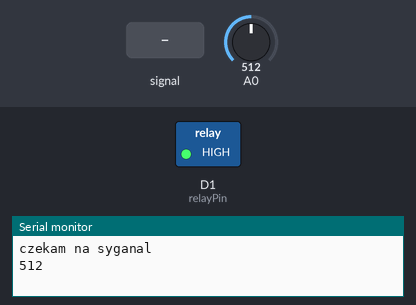
Recording of a sketch running on a simulated ESP8266 (NodeMCU). Parts: switched loads named in the sketch (green lamp = pin HIGH), the last lines printed to the serial monitor. The inputs (shaded band) are chosen by the test bench; at power-on: A0 = 512.

Above: at 1.2 s.
1.3 s: A0 fed a 200 Hz sine of ±81 counts around its level
At 3.7 s:
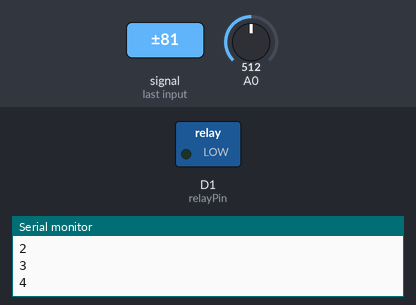
4.3 s: A0 set to 484
At 7.9 s:
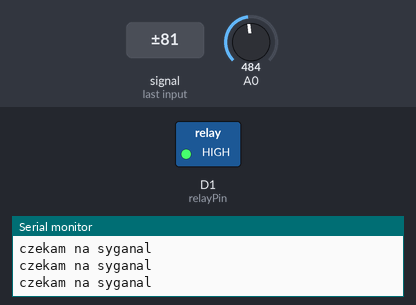
Timing chart, 0 to 9.4 s (numbered marks = the images above; inputs shaded):
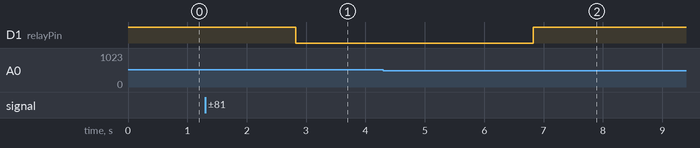

The sketch:

wemofon_V1_15.ino
```cpp
int data;
int counter = 0;
unsigned long starter;
int relayPin = D1;

void setup()
{
  // initialize serial communications at 9600 bps
  Serial.begin(9600);
  pinMode(relayPin, OUTPUT);
  digitalWrite(relayPin, HIGH);
}

void open()
{
  digitalWrite(relayPin, LOW);
  delay(4000);
  digitalWrite(relayPin, HIGH);
}

void loop()
{
  counter = 0;
  Serial.println("czekam na syganal");
  if (analogRead(A0) > 500)
  {
    data = analogRead(A0);
    Serial.println(data);
    counter = 1;
    delay(500);
    starter = millis();
    while (millis()-starter < 6000)
    {
      data = 0;
      data = analogRead(A0);
      yield();
      if (analogRead(A0) > 500 && data < 500)
      {
        counter++;
        Serial.println(counter);
        delay(500);
        if (counter>=4)
        {
          open();
          counter = 0;
          break;
        }
      }
    }
  }
}
```

Measured:
- the behaviour switches between 501 and 500 on A0 (found by bisection; images 1 and 2)
- after the input at 1.3 s, D1 (relayPin): HIGH → LOW after 1.5 s
- after the input at 4.3 s, D1 (relayPin): goes on until 6.8 s, then stays HIGH
